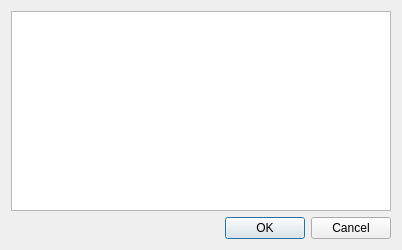
<ui version="4.0" >
 <class>textEditorDialog</class>
 <widget class="QDialog" name="textEditorDialog" >
  <property name="windowModality" >
   <enum>Qt::WindowModal</enum>
  </property>
  <property name="geometry" >
   <rect>
    <x>0</x>
    <y>0</y>
    <width>398</width>
    <height>250</height>
   </rect>
  </property>
  <property name="windowTitle" >
   <string>Edit Text</string>
  </property>
  <layout class="QVBoxLayout" name="verticalLayout" >
   <item>
    <widget class="QTextEdit" name="textEdit" >
     <property name="minimumSize" >
      <size>
       <width>380</width>
       <height>200</height>
      </size>
     </property>
    </widget>
   </item>
   <item>
    <widget class="QDialogButtonBox" name="buttonBox" >
     <property name="orientation" >
      <enum>Qt::Horizontal</enum>
     </property>
     <property name="standardButtons" >
      <set>QDialogButtonBox::Cancel|QDialogButtonBox::Ok</set>
     </property>
    </widget>
   </item>
  </layout>
 </widget>
 <resources/>
 <connections>
  <connection>
   <sender>buttonBox</sender>
   <signal>accepted()</signal>
   <receiver>textEditorDialog</receiver>
   <slot>accept()</slot>
   <hints>
    <hint type="sourcelabel" >
     <x>248</x>
     <y>254</y>
    </hint>
    <hint type="destinationlabel" >
     <x>157</x>
     <y>274</y>
    </hint>
   </hints>
  </connection>
  <connection>
   <sender>buttonBox</sender>
   <signal>rejected()</signal>
   <receiver>textEditorDialog</receiver>
   <slot>reject()</slot>
   <hints>
    <hint type="sourcelabel" >
     <x>316</x>
     <y>260</y>
    </hint>
    <hint type="destinationlabel" >
     <x>286</x>
     <y>274</y>
    </hint>
   </hints>
  </connection>
 </connections>
</ui>
